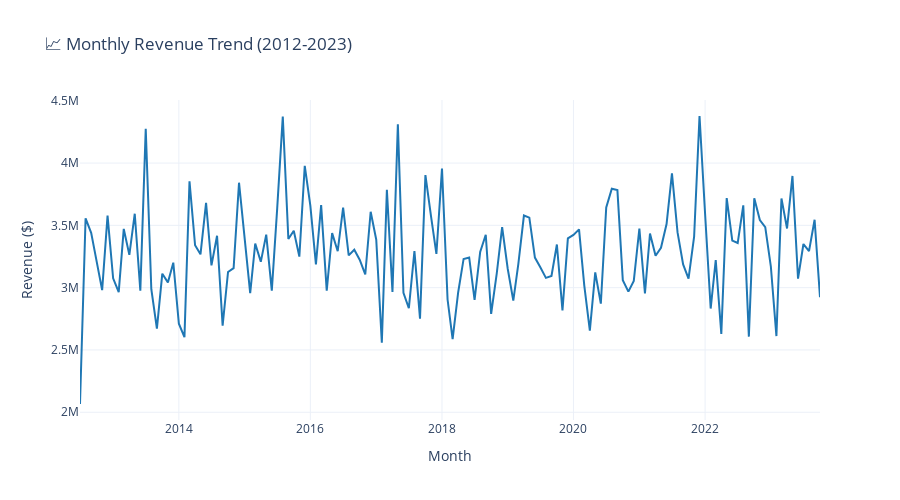

Source (notebook cell):
### Code cell
# Revenue trend over time
monthly_revenue = df.groupby('YearMonth')['Total'].sum().reset_index()
monthly_revenue['YearMonth'] = pd.to_datetime(monthly_revenue['YearMonth'])

fig = px.line(
    monthly_revenue, 
    x='YearMonth', 
    y='Total',
    title='📈 Monthly Revenue Trend (2012-2023)',
    labels={'YearMonth': 'Month', 'Total': 'Revenue ($)'},
    template='plotly_white'
)

fig.update_traces(line_color='#1f77b4', line_width=2)
fig.update_layout(
    hovermode='x unified',
    height=500
)

fig.show()

### Figure 1 — Plotly figure (JSON) as saved in the notebook; plotly's stock layout.template omitted (floating-point values rounded to 4 significant figures; data arrays with more than 128 entries replaced by an {"elided": "..."} marker saying what was removed)
{"data": [{"hovertemplate": "Month=%{x}<br>Revenue ($)=%{y}<extra></extra>", "legendgroup": "", "line": {"color": "#1f77b4", "dash": "solid", "width": 2}, "marker": {"symbol": "circle"}, "mode": "lines", "name": "", "orientation": "v", "showlegend": false, "type": "scatter", "x": {"elided": "136 str values"}, "xaxis": "x", "y": {"elided": "136 float values"}, "yaxis": "y"}], "layout": {"height": 500, "hovermode": "x unified", "legend": {"tracegroupgap": 0}, "title": {"text": "📈 Monthly Revenue Trend (2012-2023)"}, "xaxis": {"anchor": "y", "domain": [0, 1], "title": {"text": "Month"}}, "yaxis": {"anchor": "x", "domain": [0, 1], "title": {"text": "Revenue ($)"}}}}
